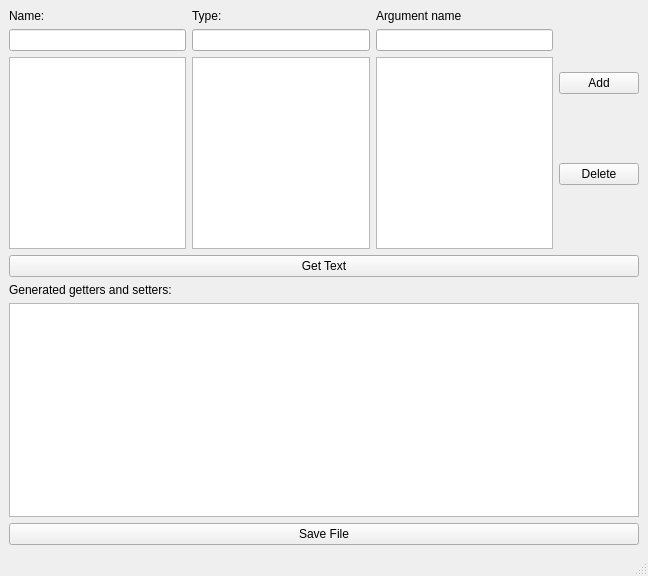
<?xml version="1.0" encoding="UTF-8"?>
<ui version="4.0">
 <class>MainWindow</class>
 <widget class="QMainWindow" name="MainWindow">
  <property name="geometry">
   <rect>
    <x>0</x>
    <y>0</y>
    <width>648</width>
    <height>576</height>
   </rect>
  </property>
  <property name="windowTitle">
   <string>MainWindow</string>
  </property>
  <widget class="QWidget" name="centralwidget">
   <layout class="QVBoxLayout" name="verticalLayout">
    <item>
     <layout class="QHBoxLayout" name="horizontalLayout">
      <item>
       <layout class="QVBoxLayout" name="verticalLayout_5">
        <item>
         <widget class="QLabel" name="label_2">
          <property name="text">
           <string>Name:</string>
          </property>
         </widget>
        </item>
        <item>
         <widget class="QLineEdit" name="lineEdit_2"/>
        </item>
        <item>
         <widget class="QListView" name="listView_2"/>
        </item>
       </layout>
      </item>
      <item>
       <layout class="QVBoxLayout" name="verticalLayout_4">
        <item>
         <widget class="QLabel" name="label">
          <property name="text">
           <string>Type:</string>
          </property>
         </widget>
        </item>
        <item>
         <widget class="QLineEdit" name="lineEdit"/>
        </item>
        <item>
         <widget class="QListView" name="listView"/>
        </item>
       </layout>
      </item>
      <item>
       <layout class="QVBoxLayout" name="verticalLayout_3">
        <item>
         <widget class="QLabel" name="label_3">
          <property name="text">
           <string>Argument name</string>
          </property>
         </widget>
        </item>
        <item>
         <widget class="QLineEdit" name="lineEdit_3"/>
        </item>
        <item>
         <widget class="QListView" name="listView_3"/>
        </item>
       </layout>
      </item>
      <item>
       <layout class="QVBoxLayout" name="verticalLayout_2">
        <item>
         <widget class="QPushButton" name="pushButton">
          <property name="text">
           <string>Add</string>
          </property>
          <property name="checkable">
           <bool>false</bool>
          </property>
          <property name="flat">
           <bool>false</bool>
          </property>
         </widget>
        </item>
        <item>
         <widget class="QPushButton" name="pushButton_2">
          <property name="text">
           <string>Delete</string>
          </property>
         </widget>
        </item>
       </layout>
      </item>
     </layout>
    </item>
    <item>
     <widget class="QPushButton" name="pushButton_4">
      <property name="text">
       <string>Get Text</string>
      </property>
     </widget>
    </item>
    <item>
     <widget class="QLabel" name="label_4">
      <property name="text">
       <string>Generated getters and setters:</string>
      </property>
     </widget>
    </item>
    <item>
     <widget class="QTextBrowser" name="textBrowser"/>
    </item>
    <item>
     <widget class="QPushButton" name="pushButton_5">
      <property name="text">
       <string>Save File</string>
      </property>
     </widget>
    </item>
   </layout>
  </widget>
  <widget class="QMenuBar" name="menubar">
   <property name="geometry">
    <rect>
     <x>0</x>
     <y>0</y>
     <width>648</width>
     <height>30</height>
    </rect>
   </property>
  </widget>
  <widget class="QStatusBar" name="statusbar"/>
 </widget>
 <tabstops>
  <tabstop>lineEdit_2</tabstop>
  <tabstop>lineEdit</tabstop>
  <tabstop>lineEdit_3</tabstop>
  <tabstop>pushButton</tabstop>
  <tabstop>textBrowser</tabstop>
  <tabstop>listView_2</tabstop>
  <tabstop>listView</tabstop>
  <tabstop>pushButton_2</tabstop>
  <tabstop>pushButton_5</tabstop>
  <tabstop>listView_3</tabstop>
 </tabstops>
 <resources/>
 <connections/>
</ui>
